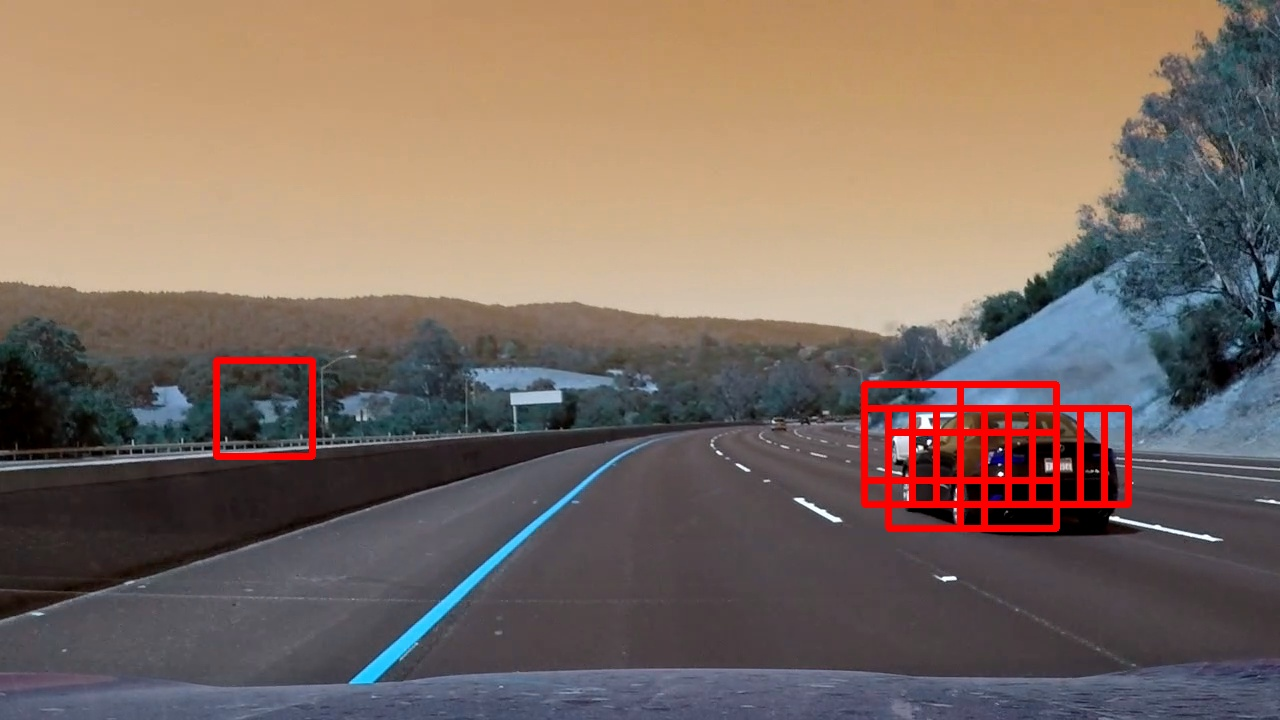
#> input picture examples/project_video_32.jpg, 1280 x 720 px
$ python -i lesson_functions.py   (imports and definitions only)   (older library calls are emulated)
#> lines starting #> are read from the running program, lines starting #| are printed output that depends on the picture
import matplotlib.pyplot as plt
import matplotlib.image as mpimg
import numpy as np
import cv2
from skimage.feature import hog
import pickle
from scipy.ndimage.measurements import label
# Define a function to return HOG features and visualization
def get_hog_features(img, orient, pix_per_cell, cell_per_block,
                        vis=False, feature_vec=True):
    # Call with two outputs if vis==True
    if vis == True:
        features, hog_image = hog(img, orientations=orient,
                                  pixels_per_cell=(pix_per_cell, pix_per_cell),
                                  block_norm= 'L2-Hys',
                                  cells_per_block=(cell_per_block, cell_per_block),
                                  transform_sqrt=True,
                                  visualise=vis, feature_vector=feature_vec)
        return features, hog_image
    # Otherwise call with one output
    else:
        features = hog(img, orientations=orient,
                       pixels_per_cell=(pix_per_cell, pix_per_cell),
                       cells_per_block=(cell_per_block, cell_per_block),
                       block_norm= 'L2-Hys',
                       transform_sqrt=True,
                       visualise=vis, feature_vector=feature_vec)
        return features

# Define a function to compute binned color features
def bin_spatial(img, size=(32, 32)):
    # Use cv2.resize().ravel() to create the feature vector
    features = cv2.resize(img, size).ravel()
    # Return the feature vector
    return features

# Define a function to compute color histogram features
# NEED TO CHANGE bins_range if reading .png files with mpimg!
def color_hist(img, nbins=32, bins_range=(0, 256)):
    # Compute the histogram of the color channels separately
    channel1_hist = np.histogram(img[:,:,0], bins=nbins, range=bins_range)
    channel2_hist = np.histogram(img[:,:,1], bins=nbins, range=bins_range)
    channel3_hist = np.histogram(img[:,:,2], bins=nbins, range=bins_range)
    # Concatenate the histograms into a single feature vector
    hist_features = np.concatenate((channel1_hist[0], channel2_hist[0], channel3_hist[0]))
    # Return the individual histograms, bin_centers and feature vector
    return hist_features

# Define a function to extract features from a list of images
# Have this function call bin_spatial() and color_hist()
# [52 lines left out: function extract_features, not called in this run]

# Define a function to extract features from a single image window
# This function is very similar to extract_features()
# just for a single image rather than list of images
def single_img_features(img, color_space='RGB', spatial_size=(32, 32),
                        hist_bins=32, orient=9,
                        pix_per_cell=8, cell_per_block=2, hog_channel=0,
                        spatial_feat=True, hist_feat=True, hog_feat=True):
    #1) Define an empty list to receive features
    img_features = []
    #2) Apply color conversion if other than 'RGB'
    if color_space != 'RGB':
        if color_space == 'HSV':
            feature_image = cv2.cvtColor(img, cv2.COLOR_RGB2HSV)
        elif color_space == 'LUV':
            feature_image = cv2.cvtColor(img, cv2.COLOR_RGB2LUV)
        elif color_space == 'HLS':
            feature_image = cv2.cvtColor(img, cv2.COLOR_RGB2HLS)
        elif color_space == 'YUV':
            feature_image = cv2.cvtColor(img, cv2.COLOR_RGB2YUV)
        elif color_space == 'YCrCb':
            feature_image = cv2.cvtColor(img, cv2.COLOR_RGB2YCrCb)
    else: feature_image = np.copy(img)
    #3) Compute spatial features if flag is set
    if spatial_feat == True:
        spatial_features = bin_spatial(feature_image, size=spatial_size)
        #4) Append features to list
        img_features.append(spatial_features)
    #5) Compute histogram features if flag is set
    if hist_feat == True:
        hist_features = color_hist(feature_image, nbins=hist_bins)
        #6) Append features to list
        img_features.append(hist_features)
    #7) Compute HOG features if flag is set
    if hog_feat == True:
        if hog_channel == 'ALL':
            hog_features = []
            for channel in range(feature_image.shape[2]):
                hog_features.extend(get_hog_features(feature_image[:,:,channel],
                                    orient, pix_per_cell, cell_per_block,
                                    vis=False, feature_vec=True))
        else:
            hog_features = get_hog_features(feature_image[:,:,hog_channel], orient,
                        pix_per_cell, cell_per_block, vis=False, feature_vec=True)
        #8) Append features to list
        img_features.append(hog_features)

    #9) Return concatenated array of features
    return np.concatenate(img_features)

# Define a function that takes an image,
# start and stop positions in both x and y,
# window size (x and y dimensions),
# and overlap fraction (for both x and y)
# [231 lines left out: functions slide_window, draw_boxes, search_windows, add_heat, apply_threshold, draw_labeled_bboxes and 4 more, not called in this run]

>>> import cv2
>>> picture = cv2.cvtColor(cv2.imread('examples/project_video_32.jpg'), cv2.COLOR_BGR2RGB)
>>> result = single_img_features(picture)
#> in bin_spatial, `features = cv2.resize(img, size).ravel()`: features = 3072 values, max 255 at index 2283, min 0 at index 1626, mean 111.7
#> in single_img_features, `spatial_features = bin_spatial(feature_image, size=spatial_size)`: spatial_features has the same summary as features in bin_spatial
#> in color_hist, `hist_features = np.concatenate((channel1_hist[0], channel2_hist[0], ch..`: hist_features = 96 values, max 117698 at index 25, min 79 at index 61, mean 28800
#> in get_hog_features, `features = hog(img, orientations=orient, pixels_per_cell=(pix_per_cell..`:
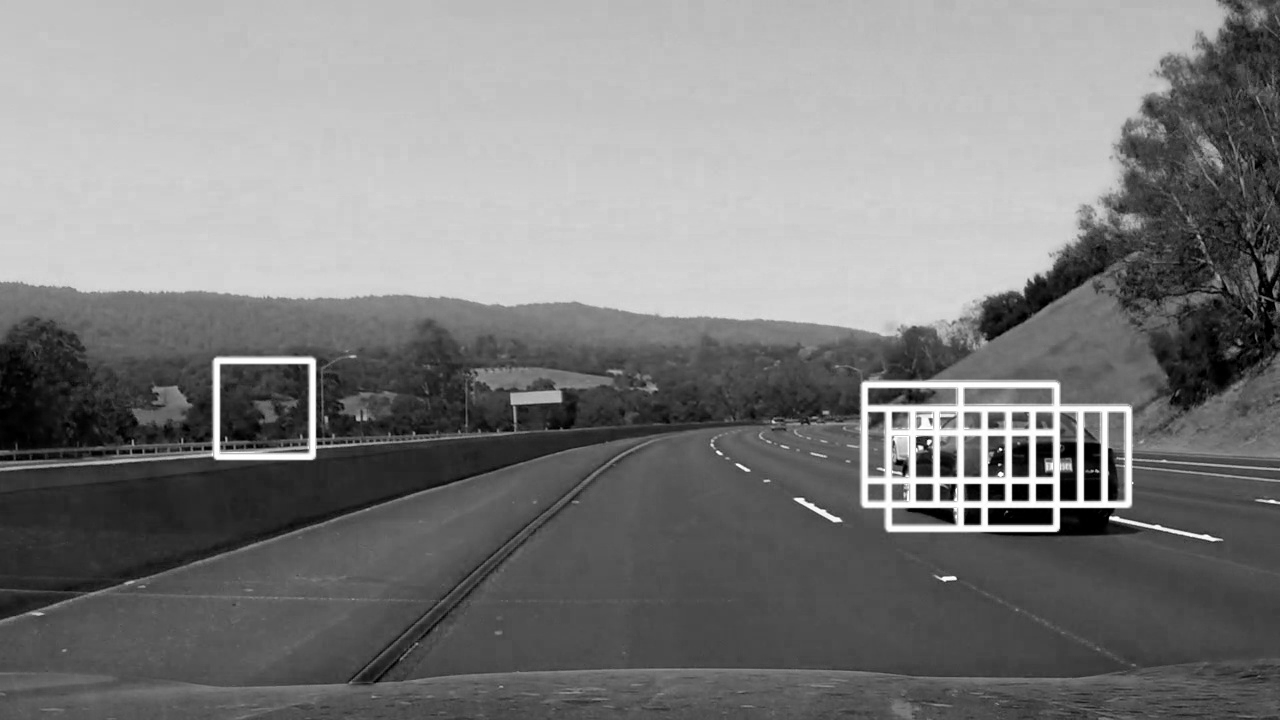
#> img: shape (720, 1280); min 0, max 255, mean 125.6

$ run again, on examples/project_video_34.jpg
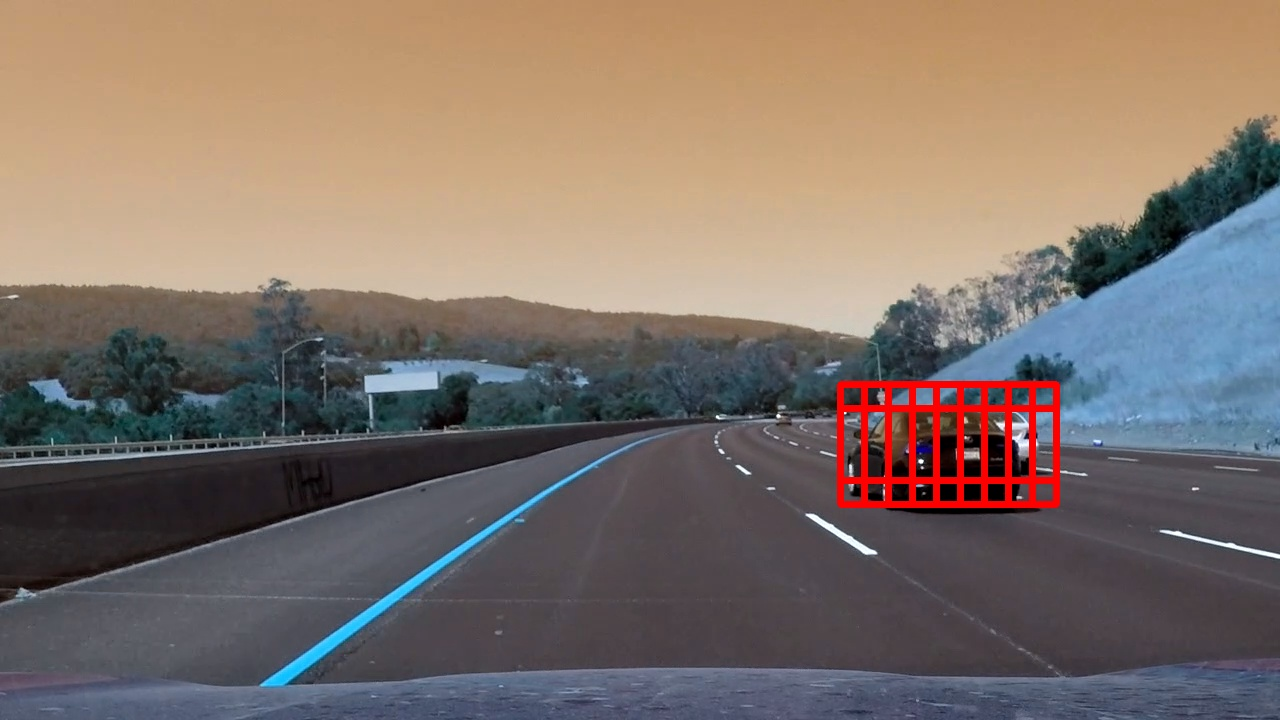
#> input picture examples/project_video_34.jpg, 1280 x 720 px
#> features = 3072 values, max 254 at index 2175, min 0 at index 1140, mean 116.2
#> spatial_features has the same summary as features in bin_spatial
#> in color_hist, `hist_features = np.concatenate((channel1_hist[0], channel2_hist[0], ch..`: hist_features = 96 values, max 120366 at index 25, min 91 at index 60, mean 28800
#> in get_hog_features, `features = hog(img, orientations=orient, pixels_per_cell=(pix_per_cell..`:
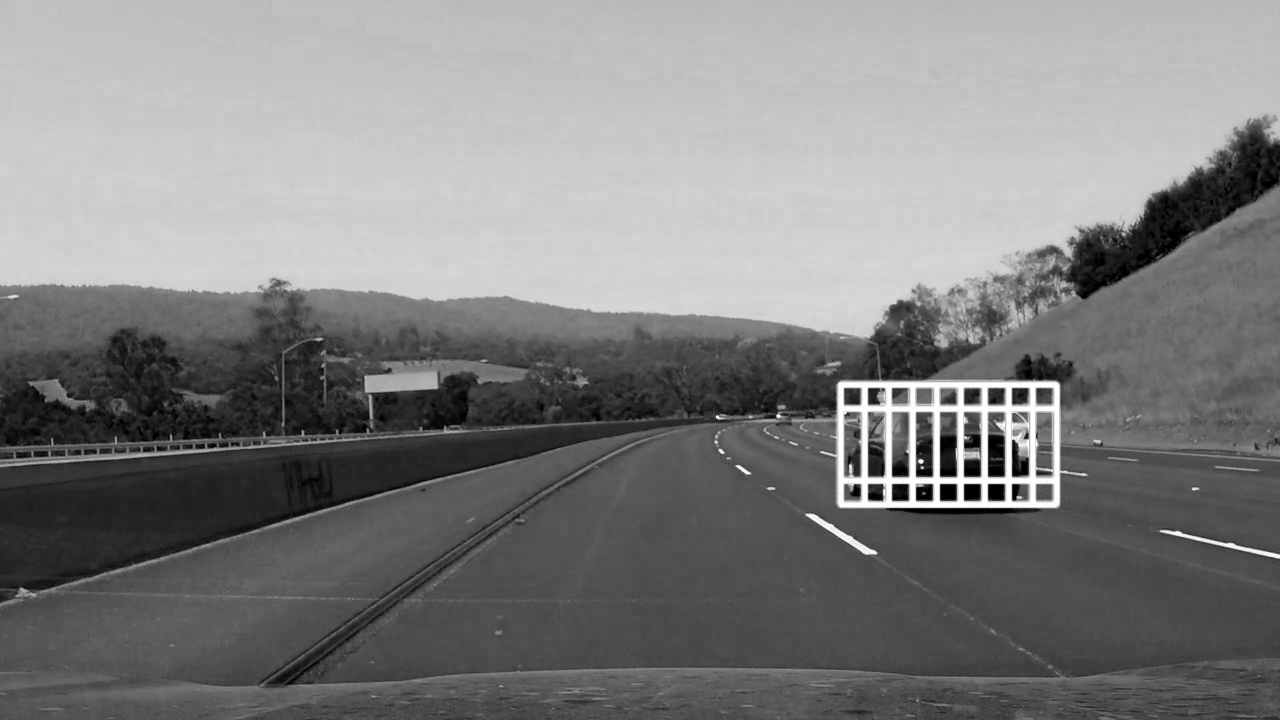
#> img: shape (720, 1280); min 0, max 255, mean 127.6

$ run again, on examples/project_video_36.jpg
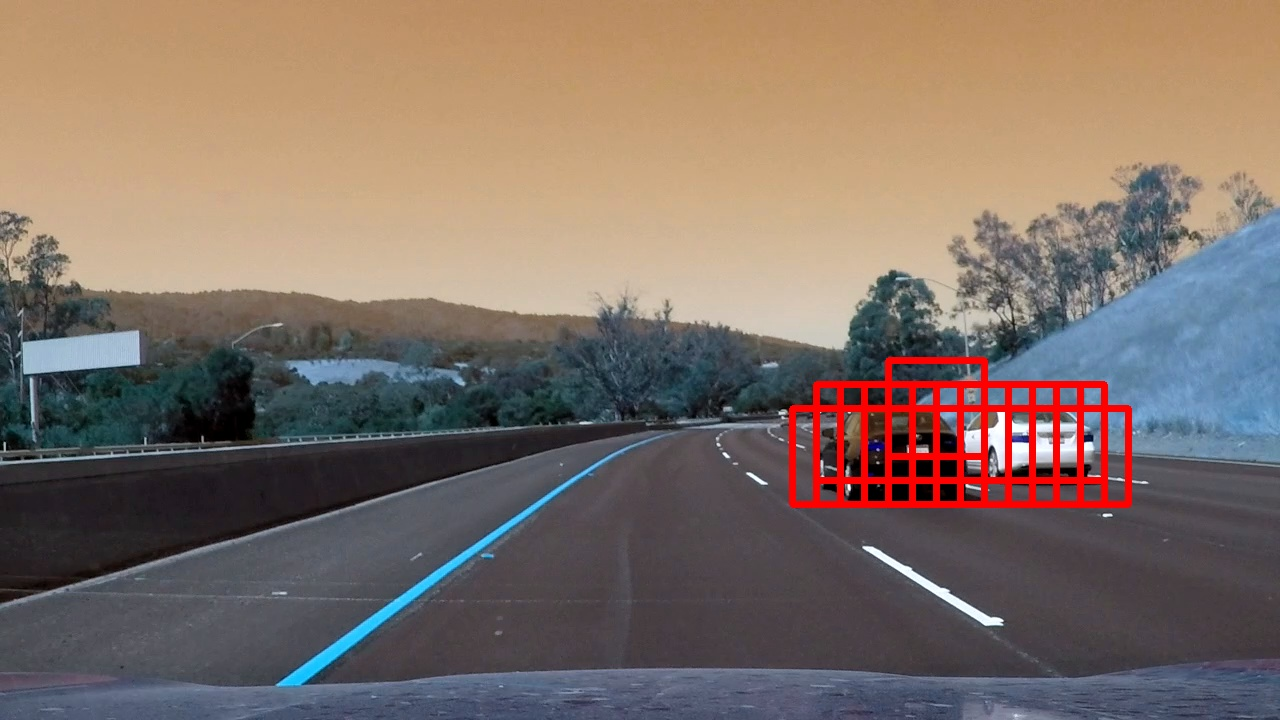
#> input picture examples/project_video_36.jpg, 1280 x 720 px
#> features = 3072 values, max 255 at index 1896, min 0 at index 1840, mean 114.7
#> spatial_features has the same summary as features in bin_spatial
#> in color_hist, `hist_features = np.concatenate((channel1_hist[0], channel2_hist[0], ch..`: hist_features = 96 values, max 122141 at index 9, min 270 at index 59, mean 28800
#> in get_hog_features, `features = hog(img, orientations=orient, pixels_per_cell=(pix_per_cell..`:
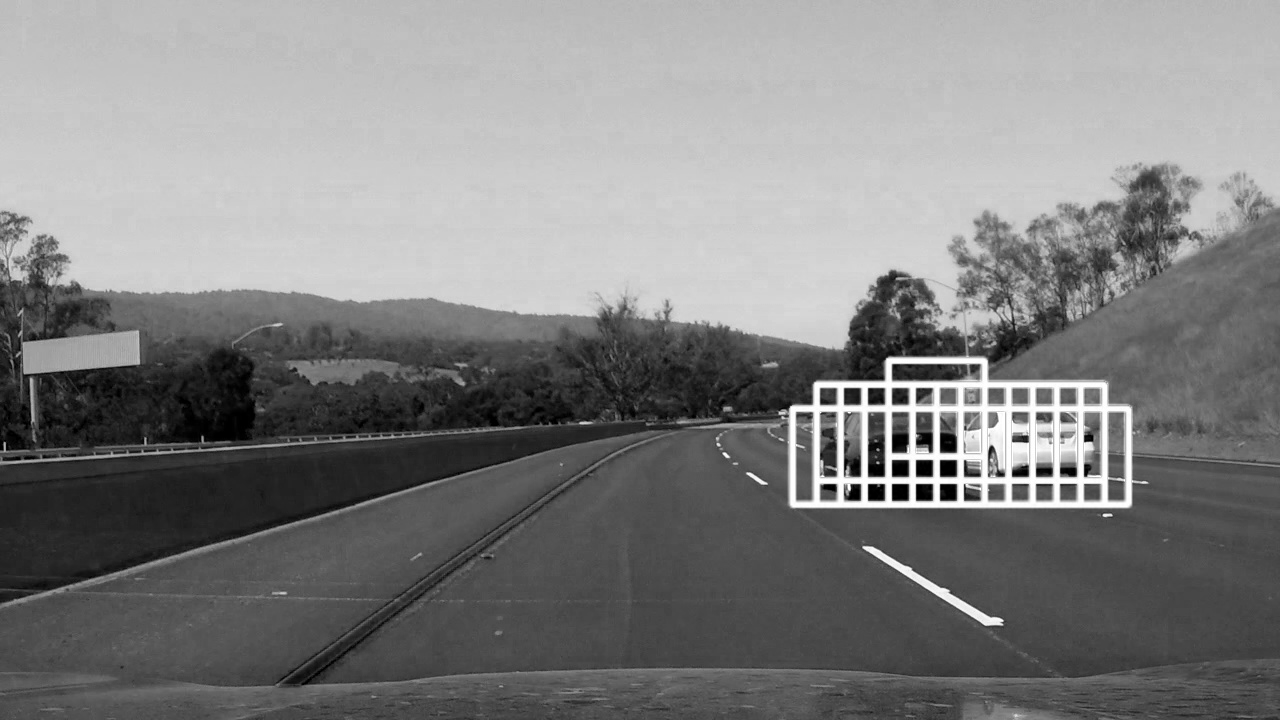
#> img: shape (720, 1280); min 0, max 255, mean 128.2

$ run again, on examples/project_video_38.jpg
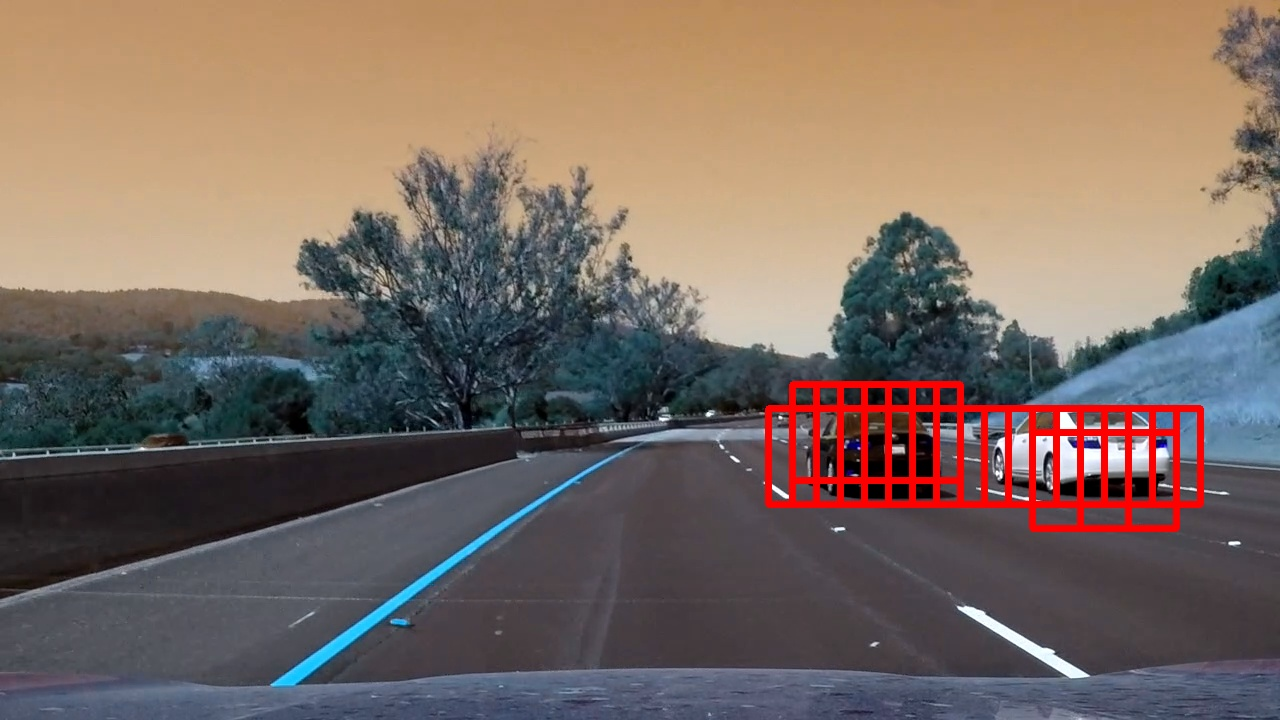
#> input picture examples/project_video_38.jpg, 1280 x 720 px
#> features = 3072 values, max 255 at index 1905, min 0 at index 1242, mean 110.8
#> spatial_features has the same summary as features in bin_spatial
#> in color_hist, `hist_features = np.concatenate((channel1_hist[0], channel2_hist[0], ch..`: hist_features = 96 values, max 116902 at index 9, min 436 at index 61, mean 28800
#> in get_hog_features, `features = hog(img, orientations=orient, pixels_per_cell=(pix_per_cell..`:
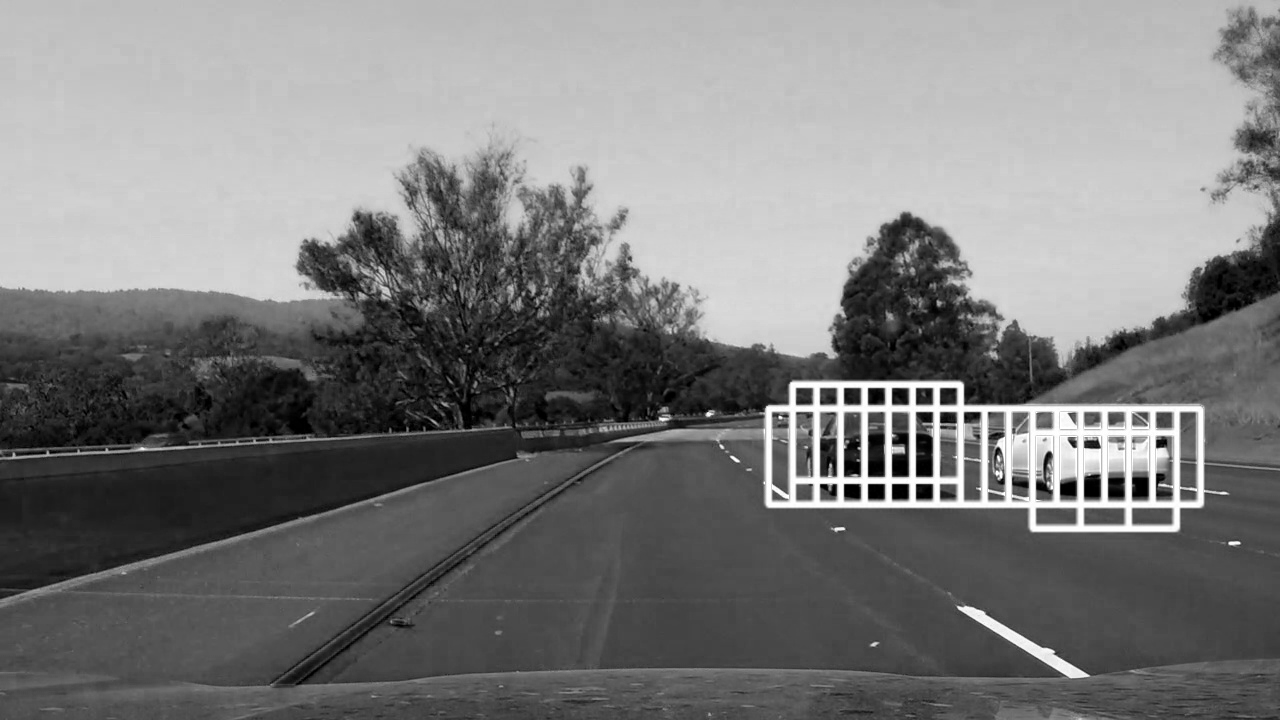
#> img: shape (720, 1280); min 0, max 255, mean 123.6
